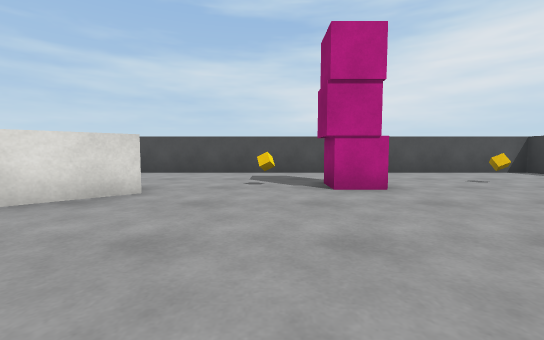
[1] (above)

16 first-person views from a walk through a Unity game level. The camera is 0.72 m above the floor, tilts 4° down and sees 90° across. The floor is counted in squares, 1 m on a side. Each view is taken from the middle of a square. On the plan, view 1 faces up. The plan holds only what a view shows up to about 9 squares ahead; the rest is blank. The player character is not drawn. Surface patterns are stand-ins for the level's own textures.

[2]
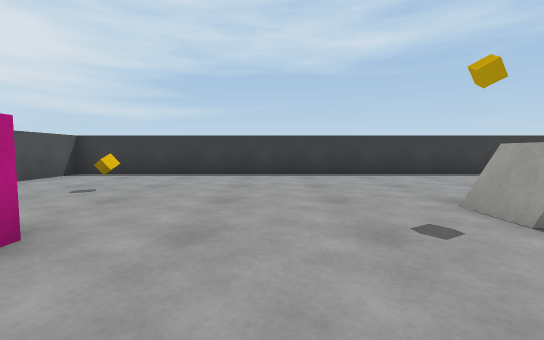

[3]
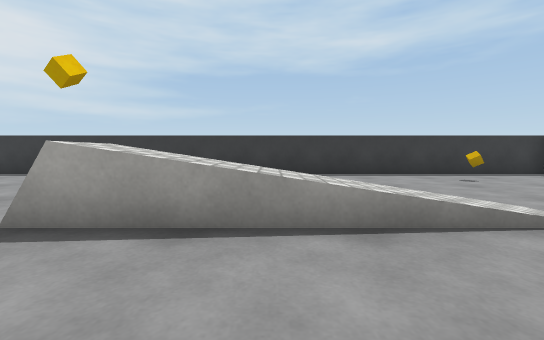

[4]
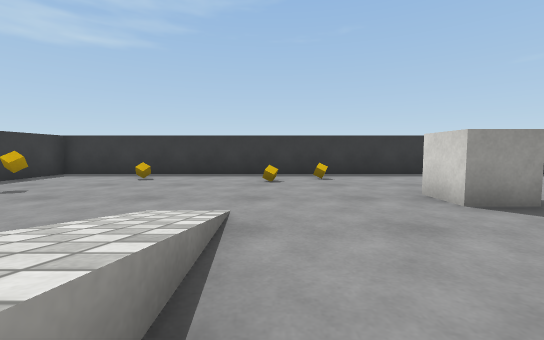

[5]
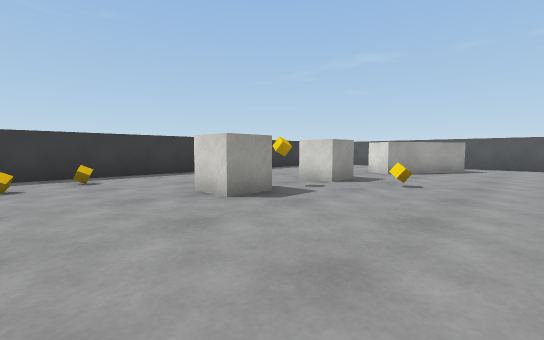

[6]
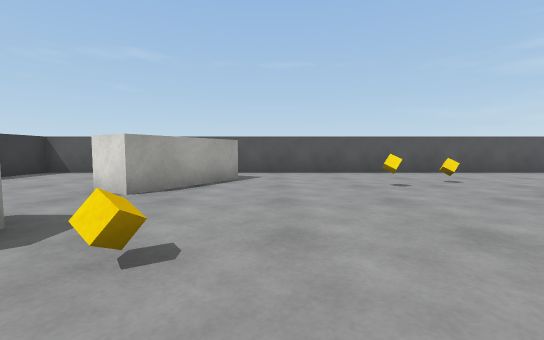

[7]
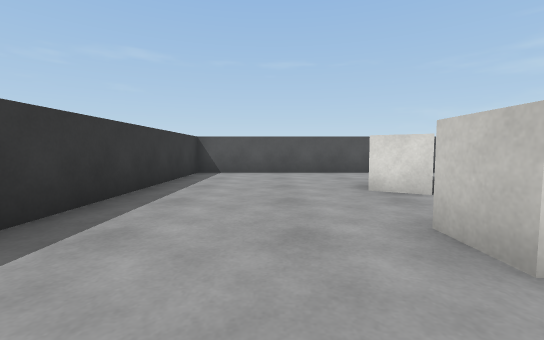

[8]
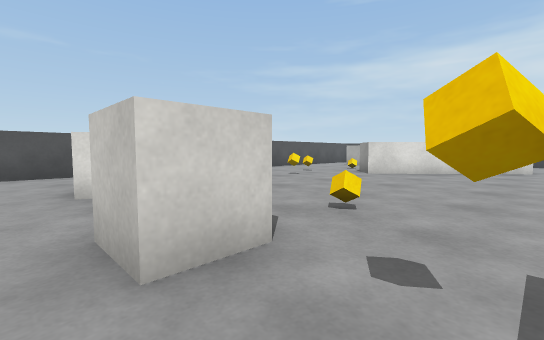

[9]
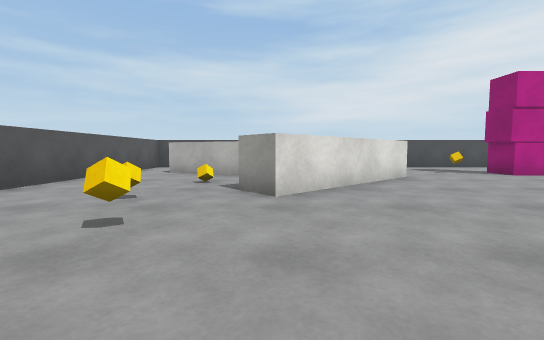

[10]
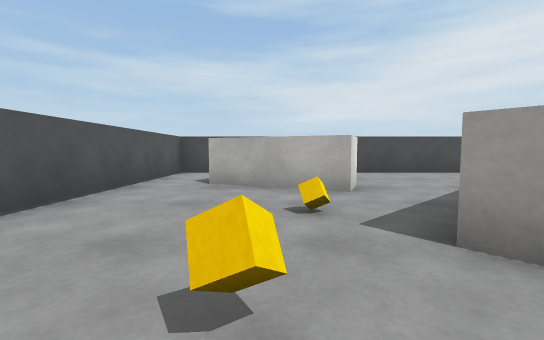

[11]
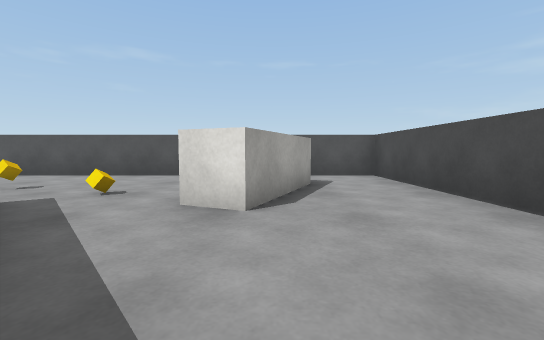

[12]
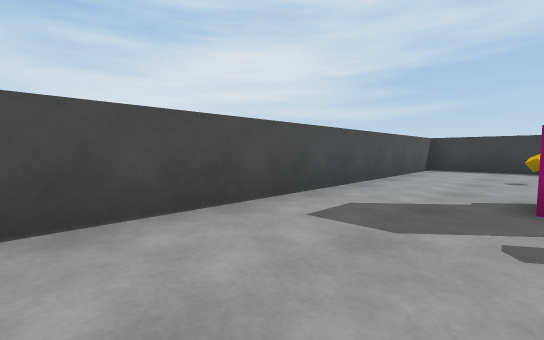

[13]
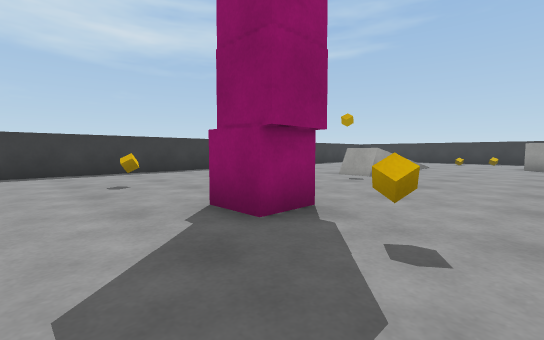

[14]
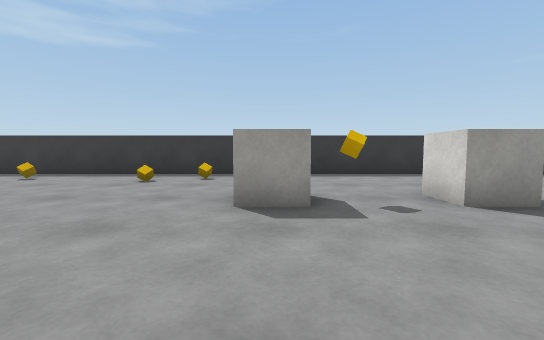

[15]
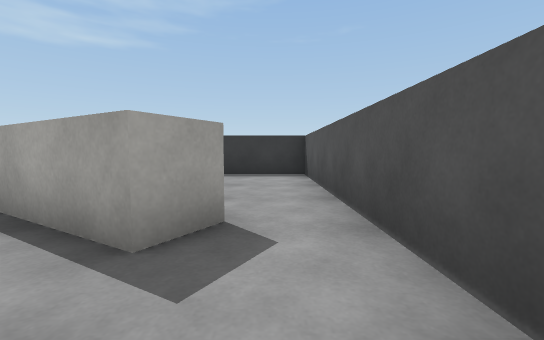

[16]
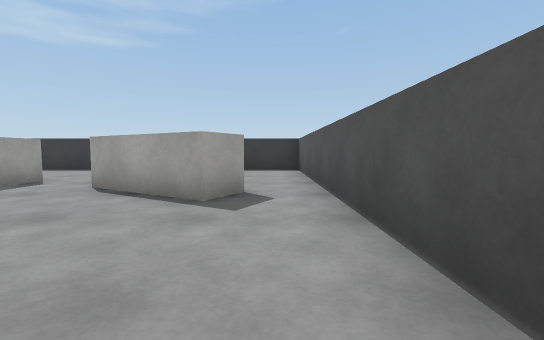

### Floor plan
Points are (right, up) in squares from view 1. A wall is a line through its corners. A room is listed if a view was taken in it or the views show most of it. See-through windows are left out.
Room 1 (views 1, 2, 3, 4, 5, 6, 7, 8, 9, 10, 11, 12, 13, 14, 15, 16)
walls: (2.5, 0) (2.5, 0.5); (-2.2, 4.7) (-5.9, 1.3) (-6.7, 2.1); (-9.6, -4.8) (-9, -3.9) (-6.4, -5.4) (-7, -6.3); (-9, 6.9) (-6.2, 5.7) (-6.6, 4.8) (-9.4, 5.9); (8.5, -10.5) (8.5, 9) (-11, 9) (-11, -10.5) (8.5, -10.5)
low walls: (2.5, 0.5) (3.5, 0.5)
objects: other object (-8, 1); other object (-8, 3); other object (-7, -1); other object (-4, -6); other object (-4, -4); other object (-2, -6); other object (-1, -6); other object (0, 6); other object (1, -9); other object (1, 5) to (2, 6); other object (2, -9); other object (5, -9); other object (5, 6); other object (7, -7)

Where each view was taken, in squares from view 1:
view 1: 0 up, 0 right, facing up
view 2: 3 up, 0 right, facing right
view 3: 2 down, 0 right, facing right
view 4: 2 down, 2 right, facing down
view 5: 2 down, 2 right, facing down-left
view 6: 3 down, 2 left, facing left
view 7: 8 down, 2 left, facing left
view 8: 7 down, 2 left, facing up-left
view 9: 3 down, 6 left, facing up
view 10: 0 up, 8 left, facing up
view 11: 6 up, 3 left, facing left
view 12: 6 up, 3 left, facing up-right
view 13: 8 up, 1 left, facing down-right
view 14: 2 down, 1 left, facing down
view 15: 2 down, 10 left, facing down
view 16: 0 up, 10 left, facing down
